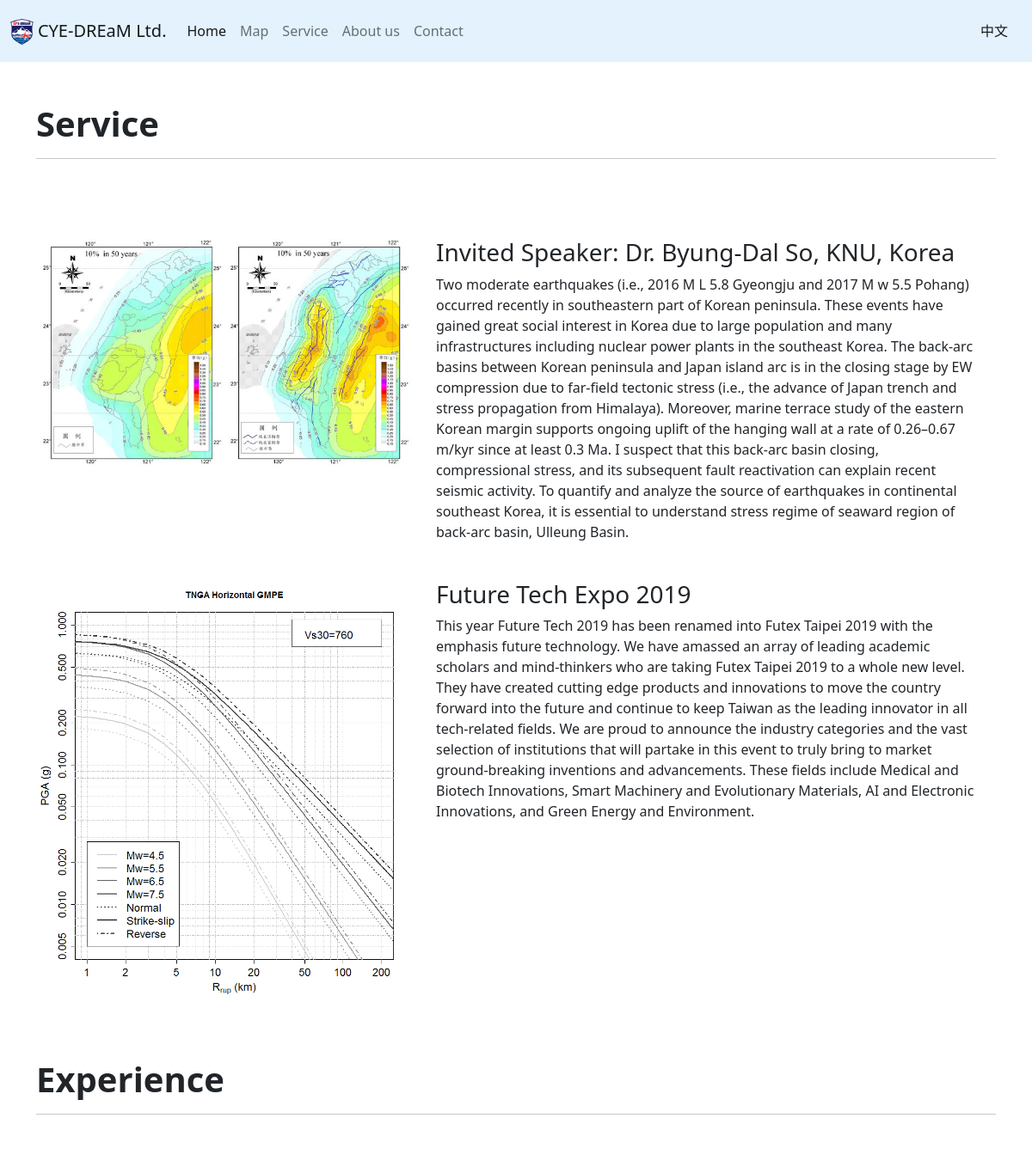
/Service/en (upper part), run on an earlier commit of the app's database.
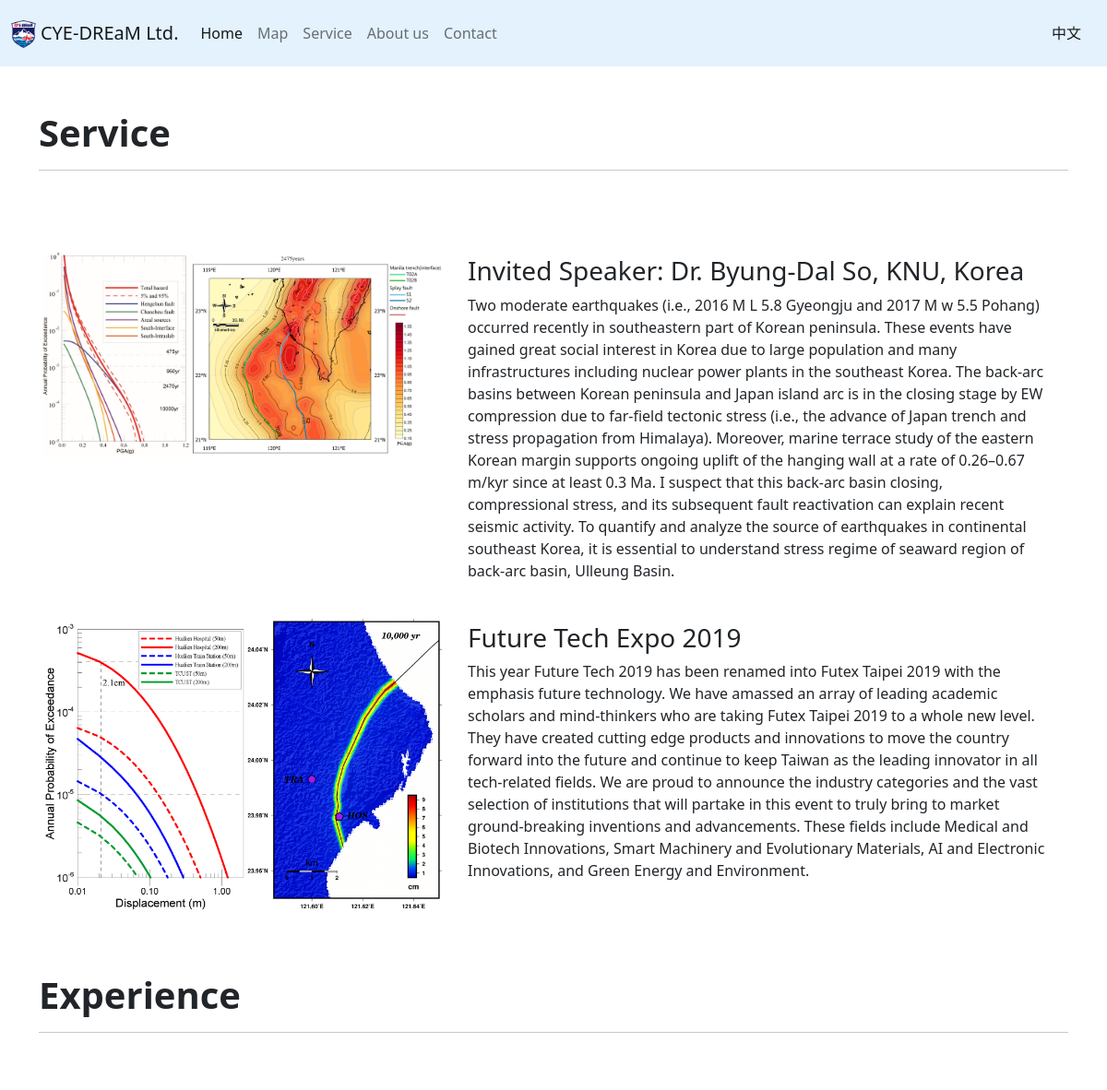
And on a later commit of the database.
### service/models.py (models this page shows, shortened)
class Service(models.Model):
    title = models.CharField('標題', max_length=50)
    content=models.TextField("內容", max_length=200,blank=True)
    pic_url = models.ImageField("照片",storage=OverwriteStorage(),upload_to='Service/service_image',blank=True)

class Service_EN(models.Model):
    title = models.CharField('標題', max_length=150)
    content=models.TextField("內容", max_length=1500,blank=True)

### service/views.py (the view)
# urls.py: path('en',views.showService_EN)
def showService_EN(request):
    title=Service_Title.objects.all()
    title_EN=Service_Title_EN.objects.all()
    service=Service.objects.all()
    experience=Experience.objects.all()
    service_EN=Service_EN.objects.all()
    experience_EN=Experience_EN.objects.all()
    zip_title=zip(title,title_EN)
    zip_service=zip(service,service_EN)
    zip_experience=zip(experience,experience_EN)
    return render(request,"Service_EN.html",{"service_title":zip_title,"service_content":zip_service,"experience_content":zip_experience})

### templates/Service_EN.html (shortened to what this page needs)
{% load static %}
<!DOCTYPE html>
<html lang="en">
<head>
    <link href="https://cdn.jsdelivr.net/npm/bootstrap@5.0.2/dist/css/bootstrap.min.css" rel="stylesheet"
>
    <link rel="stylesheet" href="{% static 'css/HomePage.css' %}">
</head>
{% for title,title_en in service_title %}
<body>
    <nav class="navbar navbar-expand-lg navbar-light" style='background-color: #e3f2fd;'>
        <div class="container-xxl">
            <a class="navbar-brand" href="../en">
                <img src="../static/assets/{{ title.logo }}" alt="" height="30"
                    class="d-inline-block align-text-top">
                {{ title_en.name }}</a>
            <div class="collapse navbar-collapse" id="navbarSupportedContent">
                <ul class="navbar-nav me-auto mb-2 mb-lg-0">
                    <li class="nav-item">
                        <a class="nav-link active" aria-current="page" href="../en">Home</a>
                    </li>
                    <li class="nav-item">
                        <a class="nav-link" href="../MapPage/en">Map</a>
                    </li>
                    <li class="nav-item">
                        <a class="nav-link" href="">Service</a>
                    </li>
                    <li class="nav-item">
                        <a class="nav-link" href="../AboutUs/en">About us</a>
                    </li>
                    <li class="nav-item">
                        <a class="nav-link" href="../Contact/en">Contact</a>
                    </li>
                </ul>
                <span class="navbar-text">
                    <a class="nav-link" href="../Service">中文</a>
                </span>
            </div>
        </div>
    </nav>
    <div class="container">
        <h1 class="display-6 fw-bold mt-5">{{title_en.title1}}</h1>
        <hr>
        <br>
        <br>
        {% for service,service_en in service_content %}
            <div class="column mt-lg-1">
                <div class="row col-12 col-md-12 mt-1">
                    <div class="col-12 col-md-5 mt-1 p-3">
                        <img src="../static/assets/{{ service.pic_url }}" class="img-fluid">
                    </div>
                    <div class="col-12 col-md-7 mt-4">
                        <h3>{{service_en.title}}</h3>
                        <p>{{service_en.content}}</p>
                    </div>
                </div>
            </div>
        {% endfor %}
        <h1 class="display-6 fw-bold mt-5">{{title_en.title2}}</h1>
        <hr>
        <br>
        <br>
    </div>
</body>
{% endfor %}
</html>

What changed in the data, as far as the page shows it:
changed Service "Invited Speaker: Dr. Byung-Dal So, KNU, Korea": pic_url: a different picture
changed Service "Future Tech Expo 2019": pic_url: a different picture
